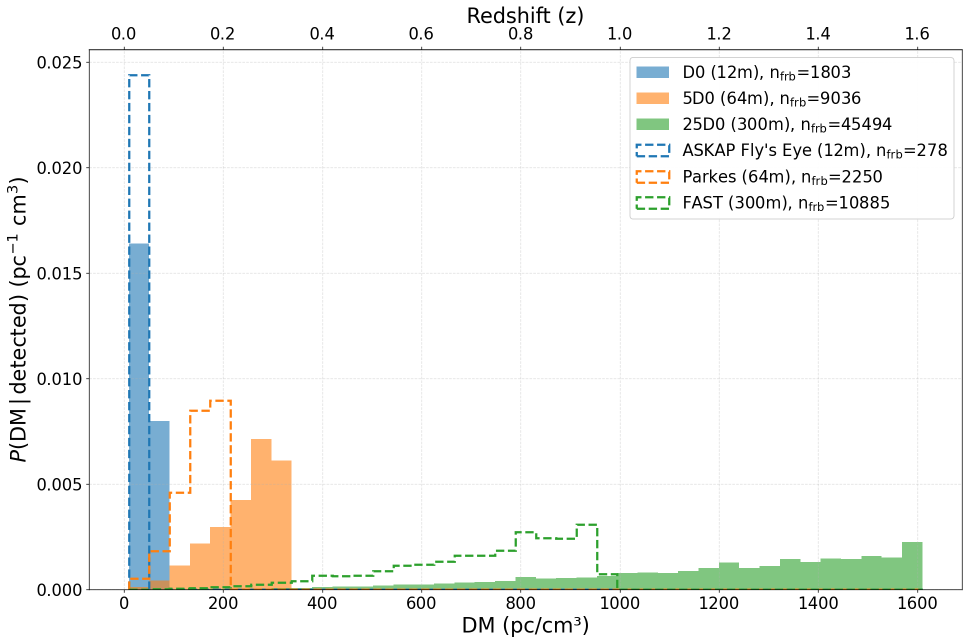
#> input picture DM_distribution_3tel_euc.png, 1937 x 1287 px, found by its file name (shown at 1/2 size)
$ python combine_figures.py
#> lines starting #> are read from the running program, lines starting #| are printed output that depends on the picture
from PIL import Image

# Paths to the two figures
left_path = "/home/thsu/FRB_population/DM_distribution_3tel_euc.png"
right_path = "/home/thsu/FRB_population/DM_distribution_3tel_beam.png"
out_path = "/home/thsu/FRB_population/DM_distribution_3tel_combined.png"

left = Image.open(left_path)
#> left is the input picture: PIL image 1937x1287 RGBA; mean R, G, B, A 244.8, 245.7, 243.8, 255
right = Image.open(right_path)
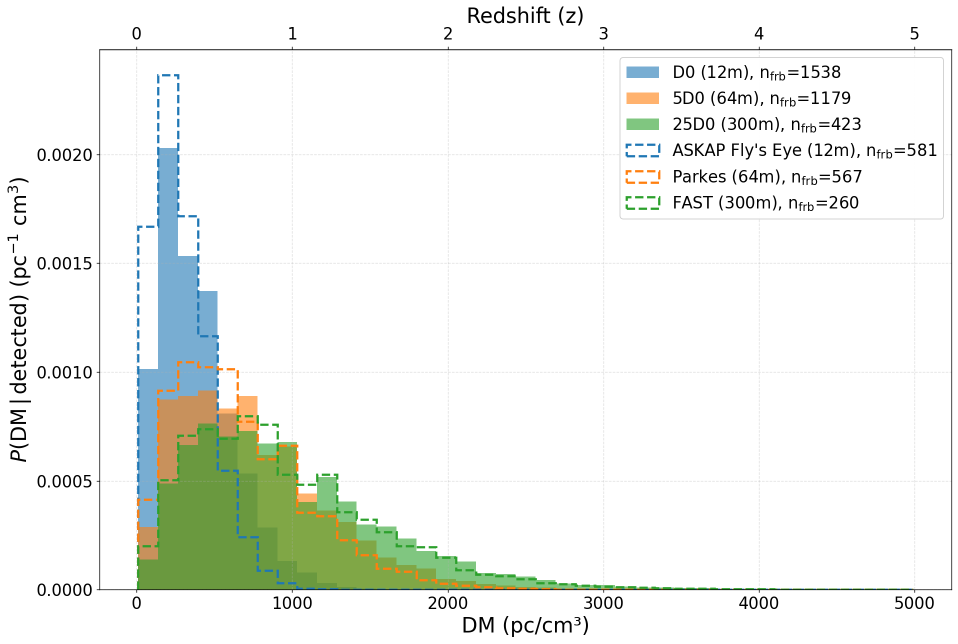
#> input picture DM_distribution_3tel_beam.png, 1916 x 1287 px, found by its file name (shown at 1/2 size)
#> right is the input picture: PIL image 1916x1287 RGBA; mean R, G, B, A 238.9, 242.2, 237.5, 255

# Match heights (resize the shorter one to match, preserving aspect ratio)
target_height = max(left.height, right.height)
#> target_height = 1287

def resize_to_height(img, height):
    if img.height == height:
        return img
    ratio = height / img.height
    new_width = int(img.width * ratio)
    return img.resize((new_width, height), Image.LANCZOS)

left = resize_to_height(left, target_height)
right = resize_to_height(right, target_height)

combined_width = left.width + right.width
#> combined_width = 3853
combined = Image.new("RGB", (combined_width, target_height), color="white")
#> combined: PIL image 3853x1287 RGB; every value is 255
combined.paste(left, (0, 0))
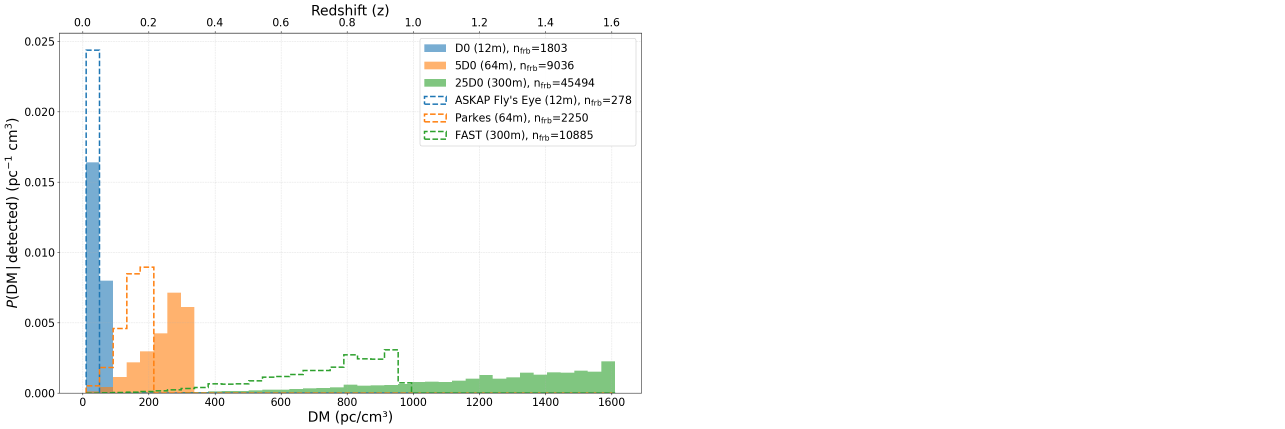
#> combined: PIL image 3853x1287 RGB (shown at 1/3 size); mean R, G, B 249.9, 250.3, 249.3
combined.paste(right, (left.width, 0))
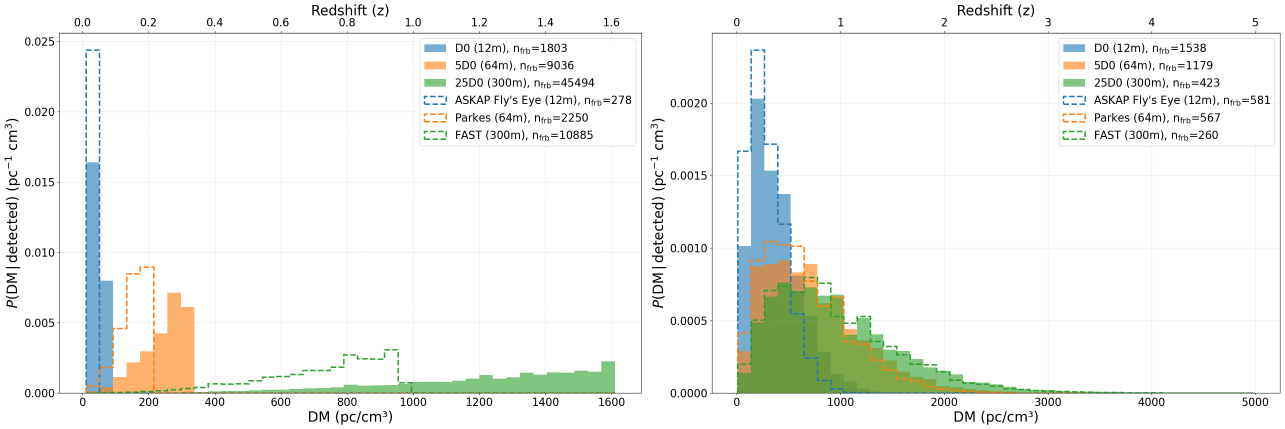
#> combined: PIL image 3853x1287 RGB (shown at 1/3 size); mean R, G, B 241.8, 244, 240.6

combined.save(out_path, dpi=(300, 300))
print(f"Saved combined figure to {out_path}")
